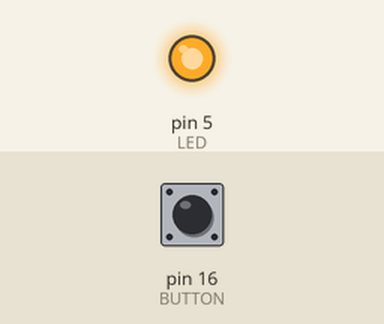
Recording of a sketch running on a simulated Arduino Uno, built with avr-gcc and run on an emulated ATmega328P. Shown: output pins drawn as LEDs (lit = HIGH). The test bench sets the inputs (shaded band); at power-on: pin 16 (BUTTON) HIGH.

Above: at 1.2 s.
1.3 s: pin 16 (BUTTON) pulled LOW for 0.15 s
At 1.37 s:
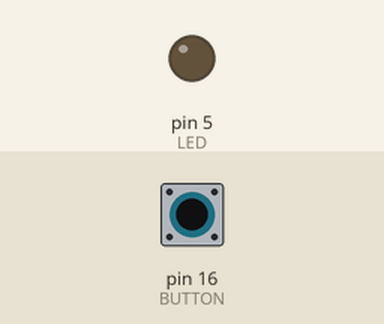
2.9 s: pin 16 (BUTTON) pulled LOW for 3.2 s
At 7.1 s:
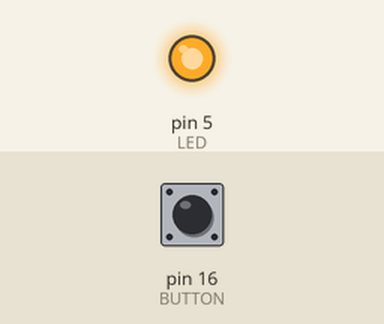
Timing chart, 0 to 8.6 s (numbered marks = the images above; inputs shaded):
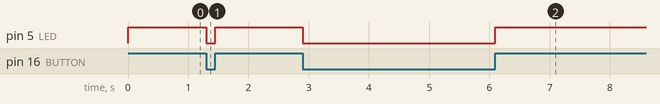

Measured:
- after the input at 1.3 s, pin 5 (LED): HIGH → LOW at once, → HIGH 0.15 s later
- after the input at 2.9 s, pin 5 (LED): HIGH → LOW at once, → HIGH 3.2 s later

The sketch:

IOT_ESP_05_button.ino
```cpp
#define LED 5
#define BUTTON 16

int buttonState = LOW;

void setup() {
   pinMode(LED, OUTPUT);
   pinMode(BUTTON, INPUT_PULLUP); // seems that the internal pullup on LoLin nodemcu v3 doesn't work reliably
   Serial.begin(115200);
}

void loop() {

  buttonState = digitalRead(BUTTON);

  if (buttonState == HIGH) {
    digitalWrite(LED, HIGH);
  } else {
    digitalWrite(LED, LOW);
  }
}


int digitalReadDebounced(int pin){

  int count = 0;
  int previousState = digitalRead(pin);
  int nextState = previousState;
  const int DESIRED_COUNT = 4; // we require at least 4 readings of the same value

  for(int i=0; i<25 && count < DESIRED_COUNT; i++){
    delay(2);
    int nextState = digitalRead(pin);
    if(nextState == previousState){
      count++;
    }
    previousState = nextState;
  }
  if(count >= DESIRED_COUNT){
    Serial.println("Considered stable");
    Serial.println(nextState);
  }else {
    Serial.println("Still bouncing. Maybe EMI");
  }
  return nextState;
}
//http://www.eng.utah.edu/~cs5780/debouncing.pdf

// https://github.com/esp8266/Arduino/issues/123
// GPIO 16 is multiplexed with the builtin LED
```
